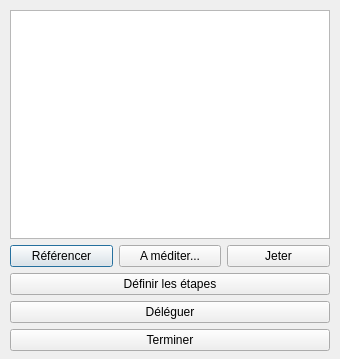
<?xml version="1.0" encoding="UTF-8"?>
<ui version="4.0">
 <class>DialogToDoList</class>
 <widget class="QDialog" name="DialogToDoList">
  <property name="windowModality">
   <enum>Qt::WindowModal</enum>
  </property>
  <property name="geometry">
   <rect>
    <x>0</x>
    <y>0</y>
    <width>340</width>
    <height>359</height>
   </rect>
  </property>
  <property name="minimumSize">
   <size>
    <width>340</width>
    <height>359</height>
   </size>
  </property>
  <property name="maximumSize">
   <size>
    <width>340</width>
    <height>359</height>
   </size>
  </property>
  <property name="windowTitle">
   <string>ToDo Liste</string>
  </property>
  <property name="modal">
   <bool>true</bool>
  </property>
  <widget class="QWidget" name="verticalLayoutWidget">
   <property name="geometry">
    <rect>
     <x>10</x>
     <y>10</y>
     <width>320</width>
     <height>341</height>
    </rect>
   </property>
   <layout class="QVBoxLayout" name="layoutPrincipal">
    <item>
     <widget class="QListView" name="toDoListListView">
      <property name="editTriggers">
       <set>QAbstractItemView::NoEditTriggers</set>
      </property>
      <property name="wordWrap">
       <bool>true</bool>
      </property>
     </widget>
    </item>
    <item>
     <layout class="QHBoxLayout" name="layoutBoutons">
      <item>
       <widget class="QPushButton" name="buttonReferencer">
        <property name="text">
         <string>Référencer</string>
        </property>
       </widget>
      </item>
      <item>
       <widget class="QPushButton" name="buttonMediter">
        <property name="text">
         <string>A méditer...</string>
        </property>
       </widget>
      </item>
      <item>
       <widget class="QPushButton" name="buttonJeter">
        <property name="text">
         <string>Jeter</string>
        </property>
       </widget>
      </item>
     </layout>
    </item>
    <item>
     <widget class="QPushButton" name="buttonDefinirActions">
      <property name="text">
       <string>Définir les étapes</string>
      </property>
     </widget>
    </item>
    <item>
     <widget class="QPushButton" name="buttonDeleguer">
      <property name="text">
       <string>Déléguer</string>
      </property>
     </widget>
    </item>
    <item>
     <widget class="QPushButton" name="buttonTerminer">
      <property name="text">
       <string>Terminer</string>
      </property>
     </widget>
    </item>
   </layout>
  </widget>
 </widget>
 <resources/>
 <connections>
  <connection>
   <sender>buttonTerminer</sender>
   <signal>clicked()</signal>
   <receiver>DialogToDoList</receiver>
   <slot>close()</slot>
   <hints>
    <hint type="sourcelabel">
     <x>169</x>
     <y>338</y>
    </hint>
    <hint type="destinationlabel">
     <x>169</x>
     <y>179</y>
    </hint>
   </hints>
  </connection>
 </connections>
</ui>
